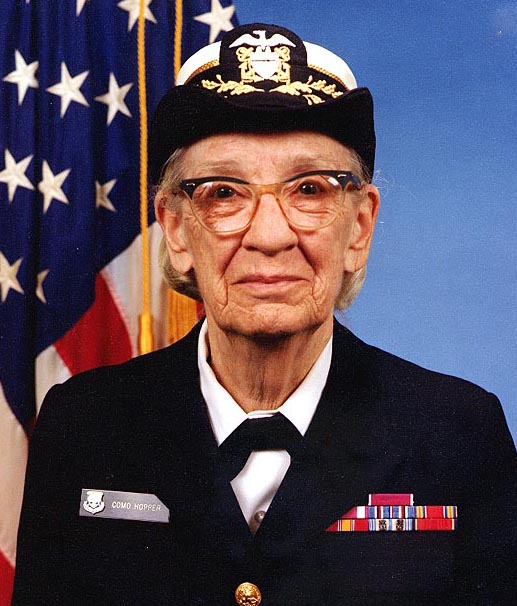
#> input picture gracehopper.jpg, 517 x 606 px, found by its file name
$ python renderable.py
#> lines starting #> are read from the running program, lines starting #| are printed output that depends on the picture
### textual_image/_pixeldata.py
"""Provides access to pixel data."""

import io
from base64 import b64encode
from contextlib import nullcontext
from typing import IO, ContextManager, Iterable, Iterator, Literal, Tuple, cast

from PIL import Image as PILImage

from textual_image._utils import StrOrBytesPath, grouped, is_non_seekable_stream


def ensure_image(image: StrOrBytesPath | IO[bytes] | PILImage.Image) -> ContextManager[PILImage.Image]:
    """Ensures value to be an `PIL.Image.Image`.

    This function accepts either a str or `pathlib.Path` of a path to an image file or a `PIL.Image.Image` instance.
    It returns a context manager that either just provides the passed `PIL.Image.Image` instance or opens the path
    with `PIL` and provides the result.

    Args:
        image: Path to an image file or `PIL.Image.Image` instance.

    Returns:
        A context manager providing a `PIL.Image.Image` instance.
    """
    if is_non_seekable_stream(image):
        # If the value is a non-seekable stream, the data must be read into a BytesIO object.
        # This is necessary for two reasons:
        # 1. Multiple reads are required, which necessitates a seekable stream.
        # 2. PIL.Image.open may fail to correctly detect the image format when provided with a non-seekable stream.
        image = io.BytesIO(cast("IO[bytes]", image).read())

    if isinstance(image, PILImage.Image):
        return nullcontext(image)
    return PILImage.open(image)
#> returned value is the input picture: PIL image 517x606 RGB; mean R, G, B 82.6, 72.4, 86.4


class PixelMeta:
    """Provides access to meta information of an image from a path or `PIL.Image.Image` instance."""

    # [9 lines left out: function __init__, not called in this run]


class PixelData:
    """Provides access to pixel data from a path or `PIL.Image.Image` instance."""

    def __init__(
        self,
        image: StrOrBytesPath | IO[bytes] | PILImage.Image,
        mode: Literal["grayscale", "rgb", "rgba"] | None = None,
    ) -> None:
        """Initializes a PixelData.

        Args:
            image: Path to an image file or `PIL.Image.Image` instance with the image data to render.
            mode: Mode to convert the image into or `None` to keep the original mode.
        """
        with ensure_image(image) as opened_image:
            self._image = opened_image.copy()

        if mode == "grayscale":
            self._image = self._image.convert("L")
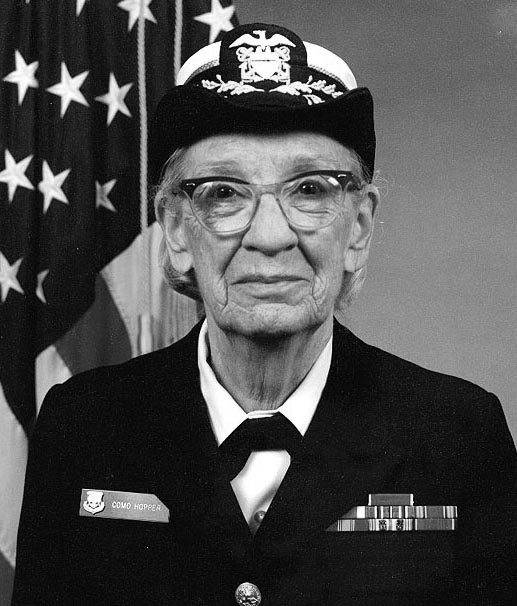
#> self._image: PIL image 517x606 L; min 0, max 255, mean 77
        elif mode == "rgb":
            self._image = self._image.convert("RGB")
        elif mode == "rgba":
            self._image = self._image.convert("RGBA")

    # [4 lines left out: function pil_image, not called in this run]

    @property
    def width(self) -> int:
        """The image's width."""
        return self._image.width

    @property
    def height(self) -> int:
        """The image's height."""
        return self._image.height

    # [62 lines left out: functions scaled, cropped, to_base64, __iter__, not called in this run]

### textual_image/renderable/unicode.py
"""Provides a Rich Renderable to render images as grayscale unicode characters."""

from typing import IO, cast

from PIL import Image as PILImage
from rich.console import Console, ConsoleOptions, RenderResult
from rich.measure import Measurement
from rich.segment import Segment

from textual_image._geometry import ImageSize
from textual_image._pixeldata import PixelData
from textual_image._terminal import get_cell_size
from textual_image._utils import StrOrBytesPath, clamp

_CHARACTERS = [
    "█",  # FULL BLOCK
    "▓",  # DARK SHADE
    "▒",  # MEDIUM SHADE
    "░",  # LIGHT SHADE
    " ",  # SPACE
]

_CHARACTER_LOOKUP = {int(255 / len(_CHARACTERS) * i): c for i, c in enumerate(_CHARACTERS)}


# [12 lines left out: function _map_pixel, not called in this run]


class Image:
    """Rich Renderable to render images as grayscale unicode characters."""

    def __init__(
        self,
        image: StrOrBytesPath | IO[bytes] | PILImage.Image,
        width: int | str | None = None,
        height: int | str | None = None,
    ) -> None:
        """Initialized the `Image`.

        Args:
            image: Path to an image file, a byte stream containing image data, or `PIL.Image.Image` instance with the
                   image data to render.
            width: Width specification to render the image.
                See `textual_image.geometry.ImageSize` for details about possible values.
            height: height specification to render the image.
                See `textual_image.geometry.ImageSize` for details about possible values.
        """
        self._image_data = PixelData(image, mode="grayscale")
        self._render_size = ImageSize(self._image_data.width, self._image_data.height, width, height)
#> self._render_size = (517, 606, 30, 'auto')

    def cleanup(self) -> None:
        """No-op."""
        pass

    # [32 lines left out: functions __rich_console__, __rich_measure__, not called in this run]

### textual_image/_utils.py
"""Utility functions."""

import io
import os
from typing import Iterable, Iterator, TypeVar

T = TypeVar("T")


# [20 lines left out: function grouped, not called in this run]


N = TypeVar("N", bound=int | float)


# [12 lines left out: function clamp, not called in this run]


StrOrBytesPath = str | bytes | os.PathLike[str] | os.PathLike[bytes]


def is_non_seekable_stream(stream: object) -> bool:
    if not isinstance(stream, io.IOBase) or not hasattr(stream, "seekable"):
        return False

    try:
        return not stream.seekable()
    except Exception:
        return False

### textual_image/demo/renderable.py
#!/usr/bin/env python

"""Showcase textual-image's Rich renderables."""

from argparse import ArgumentParser
from pathlib import Path

from rich.console import Console
from rich.panel import Panel
from rich.table import Table

from textual_image.renderable import (
    HalfcellImage as HalfcellRenderable,
)
from textual_image.renderable import (
    Image as AutoRenderable,
)
from textual_image.renderable import (
    ITerm2Image as ITerm2Renderable,
)
from textual_image.renderable import (
    SixelImage as SixelRenderable,
)
from textual_image.renderable import (
    TGPImage as TGPRenderable,
)
from textual_image.renderable import (
    UnicodeImage as UnicodeRenderable,
)

TEST_IMAGE = Path(__file__).parent / ".." / "gracehopper.jpg"

RENDERING_METHODS = {
    "auto": AutoRenderable,
    "tgp": TGPRenderable,
    "sixel": SixelRenderable,
    "iterm2": ITerm2Renderable,
    "halfcell": HalfcellRenderable,
    "unicode": UnicodeRenderable,
}


def run(rendering_method: str = "auto") -> None:
    """Showcase textual-image's Rich renderables."""
    image_cls = RENDERING_METHODS[rendering_method]

    table = Table.grid(padding=1, pad_edge=True)
    table.title = "textual-image's features"
    table.add_column("Feature", no_wrap=True, justify="center", style="bold red")
    table.add_column("Demonstration")

    sizings_table = Table.grid(padding=1, collapse_padding=True)
    sizings_table.add_row(
        image_cls(TEST_IMAGE, width=30, height="auto"),
        image_cls(TEST_IMAGE, width=20, height="auto"),
        image_cls(TEST_IMAGE, width=10, height="auto"),
    )
    table.add_row("Different sizing options", sizings_table)

    sizings2_table = Table.grid(padding=1, collapse_padding=True)
    sizings2_table.add_row(
        image_cls(TEST_IMAGE, width=10, height=15),
        image_cls(TEST_IMAGE, width=20, height=15),
        image_cls(TEST_IMAGE, width=40, height=15),
    )
    table.add_row("Different aspect ratios", sizings2_table)

    table_demo_table = Table("Name", "Birthday", "Picture")
    table_demo_table.add_row("Grace Hopper", "December 9, 1906", image_cls(TEST_IMAGE, width="auto", height="auto"))
    table.add_row("Images in tables", table_demo_table)

    table.add_row("... and in panels", Panel(image_cls(TEST_IMAGE, width=20, height="auto"), expand=False))

    Console().print(table)


if __name__ == "__main__":
    parser = ArgumentParser(description="Demo the capabilities of textual-image")
    parser.add_argument("-m", "--method", choices=RENDERING_METHODS.keys(), default="auto")
    arguments = parser.parse_args()
    run(arguments.method)
